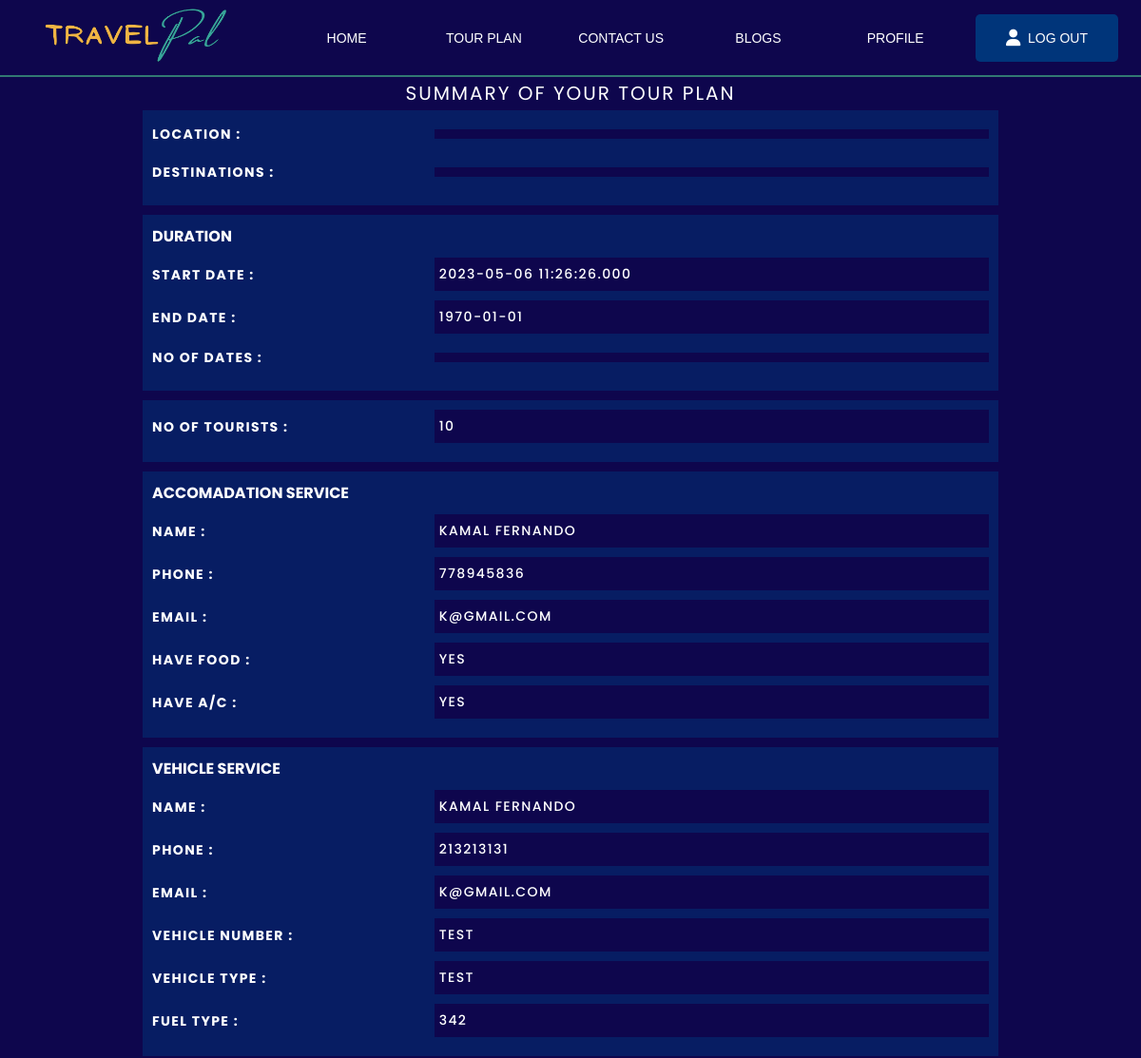
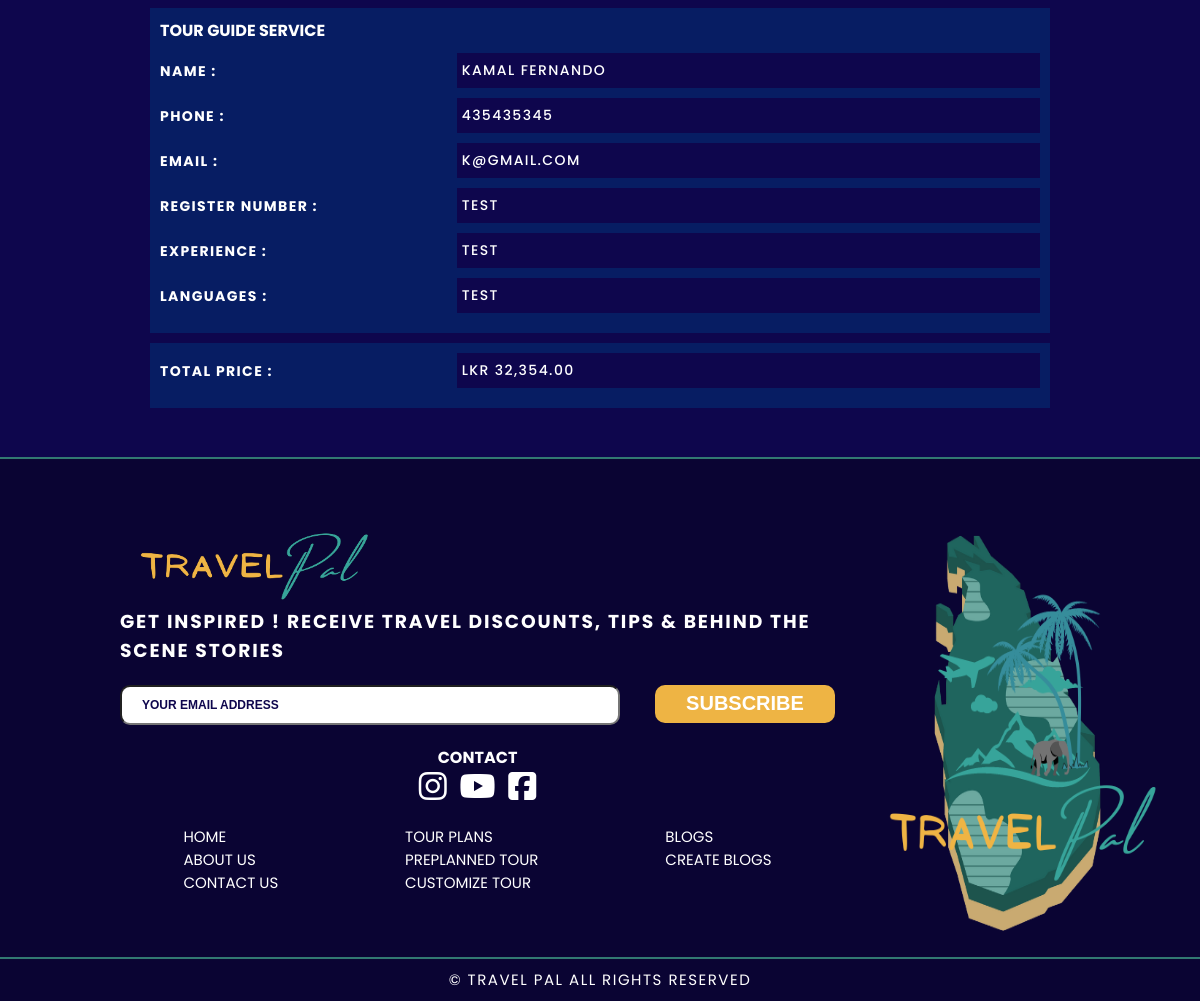
The app's page /php/TourPlanningComponent/AllTourSummary.php?common=6454cbc2785bb (signed in) with its own data (2 pictures, top to bottom).
### tables this page shows
CREATE TABLE `user_tours` (
  `user_tours_id` int(11) NOT NULL,
  `tour_id` int(11) NOT NULL DEFAULT 0,
  `start_date` datetime(3) DEFAULT NULL,
  `no_of_tourist` int(11) DEFAULT NULL,
  `accomadation_id` int(11) DEFAULT NULL,
  `vehicle_id` int(11) DEFAULT NULL,
  `guide_id` int(11) DEFAULT NULL,
  `final_price` float DEFAULT NULL,
  `created_by` int(11) DEFAULT NULL,
  `created_date` datetime(3) DEFAULT NULL,
  `isActive` tinyint(4) DEFAULT NULL,
  `status` int(11) DEFAULT NULL,
  `common_id` varchar(100) NOT NULL
);

CREATE TABLE `accomadation_service` (
  `accomadation_Id` int(11) NOT NULL,
  `provider_name` varchar(100) NOT NULL,
  `provider_nic` varchar(45) NOT NULL,
  `phone_number` int(11) NOT NULL,
  `email` varchar(45) NOT NULL,
  `service_type` varchar(45) NOT NULL,
  `image` varchar(45) DEFAULT NULL,
  `reg_number` varchar(45) DEFAULT NULL,
  `address` varchar(100) DEFAULT NULL,
  `food` tinyint(4) DEFAULT NULL,
  `a_c` tinyint(4) DEFAULT NULL,
  `price_per_room` float DEFAULT NULL,
  `status` int(11) NOT NULL,
  `service_no` varchar(45) DEFAULT NULL,
  `created_by` int(11) NOT NULL,
  `created_date` datetime(3) NOT NULL,
  `isActive` tinyint(4) NOT NULL DEFAULT 1
);

CREATE TABLE `vehicle_service` (
  `vehicle_Id` int(11) NOT NULL,
  `provider_name` varchar(100) NOT NULL,
  `provider_nic` varchar(45) NOT NULL,
  `phone_number` int(11) NOT NULL,
  `email` varchar(45) NOT NULL,
  `address` varchar(200) NOT NULL,
  `service_type` varchar(45) NOT NULL,
  `image` varchar(45) NOT NULL,
  `vehicle_num` varchar(45) DEFAULT NULL,
  `vehicle_type` varchar(45) DEFAULT NULL,
  `price_per_km` float DEFAULT NULL,
  `fuel_type` varchar(45) DEFAULT NULL,
  `status` int(11) NOT NULL DEFAULT 1,
  `service_no` varchar(45) DEFAULT NULL,
  `created_by` int(11) NOT NULL,
  `created_date` datetime(3) NOT NULL,
  `isActive` tinyint(4) NOT NULL DEFAULT 1
);

CREATE TABLE `tour_guide` (
  `guide_Id` int(11) NOT NULL,
  `provider_name` varchar(100) NOT NULL,
  `provider_nic` varchar(45) NOT NULL,
  `phone_number` int(11) NOT NULL,
  `email` varchar(45) NOT NULL,
  `address` varchar(200) NOT NULL,
  `service_type` varchar(45) NOT NULL,
  `image` varchar(45) NOT NULL,
  `reg_number` varchar(45) DEFAULT NULL,
  `experience` varchar(45) DEFAULT NULL,
  `price_per_day` float DEFAULT NULL,
  `languages` varchar(45) DEFAULT NULL,
  `status` int(11) NOT NULL DEFAULT 1,
  `service_no` varchar(45) DEFAULT NULL,
  `created_by` int(11) NOT NULL,
  `created_date` datetime(3) NOT NULL,
  `isActive` tinyint(4) NOT NULL DEFAULT 1
);

### php/TourPlanningComponent/AllTourSummary.php (the view, shortened to what this page needs)
<!DOCTYPE html>
<html lang="en">
<head>
    <link rel="stylesheet" href="../../css/preplanned.css">
    <link rel="stylesheet" href="../../css/main.css">
</head>
<body style="background-color: #0E064D;">
    <table>
        <tr VALIGN=TOP>
            <?php include '../Common/header.php'; ?>
        </tr>
        <tr VALIGN=TOP>
            <h2 class="preplanned-des">Summary of your tour plan</h2>
            <?php
            if (isset($_GET['common'])) {
                require "../DbConfig.php";
                $common_id = $_GET['common'];
                $sql = "SELECT * FROM user_tours WHERE common_id= '" . $common_id . "'";
                $result = $conn->query($sql);
                if ($result->num_rows > 0) {
                    while ($row = $result->fetch_assoc()) {
                        $plan_Id =  $row["tour_id"];
                        $sql_newPlan = "SELECT * FROM new_plan WHERE plan_Id= '" . $plan_Id . "'";
                        $result_newPlan = $conn->query($sql_newPlan);
                        $newPlan_row = $result_newPlan->fetch_assoc();
                        $serializedOptions = $newPlan_row["destination"];
                        $selectedOptions = unserialize($serializedOptions);
                        $original_date = $row['start_date'];
                        $days_to_add = $newPlan_row["no_of_day"];
                        $new_date = date('Y-m-d', strtotime($original_date . ' + ' . $days_to_add . ' days'));
                        $tour_price = $newPlan_row["price"];
                        $acc_price = 0;
                        $vehicle_price = 0;
                        $guide_price = 0;
            ?>
                        <div class="box">
                            <div class="row">
                                <div class="label">Location :</div>
                                <div class="value"><?php echo $newPlan_row['location']; ?></div>
                            </div>
                            <div class="row">
                                <div class="label">Destinations :</div>
                                <div class="value"><?php foreach ($selectedOptions as $option) {
                                                    } ?></div>
                            </div>
                        </div>
                        <div class="box" style="margin-top: 10px;">
                            <div class="title">Duration</div>
                            <div class="row">
                                <div class="label">Start Date :</div>
                                <div class="value"><?php echo $original_date; ?></div>
                            </div>
                            <div class="row">
                                <div class="label">End Date :</div>
                                <div class="value"><?php echo $new_date ?></div>
                            </div>
                            <div class="row">
                                <div class="label">No Of Dates :</div>
                                <div class="value"><?php echo $newPlan_row['no_of_day']; ?></div>
                            </div>
                        </div>
                        <div class="box" style="margin-top: 10px;">
                            <div class="row">
                                <div class="label">No Of Tourists :</div>
                                <div class="value"><?php echo $row['no_of_tourist']; ?></div>
                            </div>
                        </div>
                        <div class="box" style="margin-top: 10px;">
                            <div class="title">Accomadation Service</div>
                            <?php
                            $accomadation_Id = $row["accomadation_id"];
                            $sql_accoumadation = "SELECT * FROM accomadation_service WHERE accomadation_Id= '" . $accomadation_Id . "'";
                            $result_accoumadation = $conn->query($sql_accoumadation);
                            if($result_accoumadation->num_rows > 0){
                            $accoumadation_row = $result_accoumadation->fetch_assoc();
                            $acc_price = $accoumadation_row['price_per_room'];
                            ?>
                            <div class="row">
                                <div class="label">Name :</div>
                                <div class="value"><?php echo $accoumadation_row['provider_name']; ?></div>
                            </div>
                            <div class="row">
                                <div class="label">Phone :</div>
                                <div class="value"><?php echo $accoumadation_row['phone_number']; ?></div>
                            </div>
                            <div class="row">
                                <div class="label">Email :</div>
                                <div class="value"><?php echo $accoumadation_row['email']; ?></div>
                            </div>
                            <div class="row">
                                <div class="label">Have Food :</div>
                                <div class="value">
                                    <?php
                                    if ($accoumadation_row['food'] == 1) { ?>
                                        Yes
                                    <?php } else { ?>
                                        No
                                    <?php }
                                    ?></div>
                            </div>
                            <div class="row">
                                <div class="label">Have A/C :</div>
                                <div class="value">
                                    <?php
                                    if ($accoumadation_row['a_c'] == 1) { ?>
                                        Yes
                                    <?php } else { ?>
                                        No
                                    <?php }
                                    ?></div>
                            </div>
                            <?php }else {?>
                               <center> <div class="title">No Accomadation Service Selected</div> </center>
                                <?php }?>
                        </div>
                        <div class="box" style="margin-top: 10px;">
                            <div class="title">Vehicle Service</div>
                            <?php
                            $vehicle_Id = $row["vehicle_id"];
                            $sql_vehicle = "SELECT * FROM vehicle_service WHERE vehicle_Id= '" . $vehicle_Id . "'";
                            $result_vehicle = $conn->query($sql_vehicle);
                            if($result_vehicle->num_rows > 0){
                            $vehicle_row = $result_vehicle->fetch_assoc();
                            $vehicle_price = $vehicle_row['price_per_km'];
                            ?>
                            <div class="row">
                                <div class="label">Name :</div>
                                <div class="value"><?php echo $vehicle_row['provider_name']; ?></div>
                            </div>
                            <div class="row">
                                <div class="label">Phone :</div>
                                <div class="value"><?php echo $vehicle_row['phone_number']; ?></div>
                            </div>
                            <div class="row">
                                <div class="label">Email :</div>
                                <div class="value"><?php echo $vehicle_row['email']; ?></div>
                            </div>
                            <div class="row">
                                <div class="label">Vehicle Number :</div>
                                <div class="value"><?php echo $vehicle_row['vehicle_num']; ?></div>
                            </div>
                            <div class="row">
                                <div class="label">Vehicle Type :</div>
                                <div class="value"><?php echo $vehicle_row['vehicle_type']; ?></div>
                            </div>
                            <div class="row">
                                <div class="label">Fuel Type :</div>
                                <div class="value"><?php echo $vehicle_row['fuel_type']; ?></div>
                            </div>
                            <?php }else {?>
                               <center> <div class="title">No Vehicle Service Selected</div> </center>
                                <?php }?>
                        </div>
                        <div class="box" style="margin-top: 10px;">
                            <div class="title">Tour Guide Service</div>
                            <?php
                            $guide_Id = $row["guide_id"];
                            $sql_guide = "SELECT * FROM tour_guide WHERE guide_Id= '" . $guide_Id . "'";
                            $result_guide = $conn->query($sql_guide);
                            if($result_guide->num_rows > 0){
                            $guide_row = $result_guide->fetch_assoc();
                            $guide_price = $guide_row['price_per_day'];
                            ?>
                            <div class="row">
                                <div class="label">Name :</div>
                                <div class="value"><?php echo $guide_row['provider_name']; ?></div>
                            </div>
                            <div class="row">
                                <div class="label">Phone :</div>
                                <div class="value"><?php echo $guide_row['phone_number']; ?></div>
                            </div>
                            <div class="row">
                                <div class="label">Email :</div>
                                <div class="value"><?php echo $guide_row['email']; ?></div>
                            </div>
                            <div class="row">
                                <div class="label">Register Number :</div>
                                <div class="value"><?php echo $guide_row['reg_number']; ?></div>
                            </div>
                            <div class="row">
                                <div class="label">Experience :</div>
                                <div class="value"><?php echo $guide_row['experience']; ?></div>
                            </div>
                            <div class="row">
                                <div class="label">Languages :</div>
                                <div class="value"><?php echo $guide_row['languages']; ?></div>
                            </div>
                            <?php }else {?>
                               <center> <div class="title">No Tour Guide Service Selected</div> </center>
                                <?php }?>
                        </div>
                        <div class="box" style="margin-top: 10px;">
                            <?php
                            $price1_numeric = preg_replace("/[^0-9.]/", "", $guide_price);
                            $price2_numeric = preg_replace("/[^0-9.]/", "", $vehicle_price);
                            $price3_numeric = preg_replace("/[^0-9.]/", "", $acc_price);
                            $price4_numeric = preg_replace("/[^0-9.]/", "", $tour_price);
                            $sum = $price1_numeric + $price2_numeric + $price3_numeric + $price4_numeric;
                            ?>
                            <div class="row">
                                <div class="label">Total Price :</div>
                                <div class="value"><?php echo "LKR " . number_format($sum, 2); ?></div>
                            </div>
                        </div>
            <?php
                    }
                } else {
                    echo "No Details found.";
                }
            }
            ?>
        </tr>
    </table>
</body>
<br><br>
<?php require_once("../Common/footer.php");?>
</html>

### css/preplanned.css (style rules this page uses)
.preplanned-des { font-weight: 400; font-size: 20px; line-height: 36px; text-align: center; letter-spacing: 0.1em; color: #FFFFFF; }
.box { display: flex; flex-wrap: wrap; justify-content: space-between; padding: 10px; width: 75%; margin: 0 auto; background-color: rgba(0, 53, 122, 0.5); }
.row { display: flex; align-items: center; width: 100%; margin-bottom: 10px; }
.label { font-weight: bold; margin-right: 5px; flex: 1; font-size: 14px; line-height: 30px; letter-spacing: 0.1em; color: #FFFFFF; }
.value { margin-left: 5px; flex: 2; font-size: 14px; font-weight: 500; line-height: 25px; letter-spacing: 0.1em; color: #FFFFFF; background-color: #0E064D; padding: 5px; }
.title { font-size: 16px; font-weight: bold; color: #FFFFFF; margin-bottom: 10px; }

### css/main.css (style rules this page uses)
:root { --primarycolor: #0E064D; --secondarycolor: #EEB444; --accentcolor: #FFFFFF; --warncolor: #8A241E; }
* { margin: 0; padding: 0; box-sizing: border-box; }
body { background-color: var(--primarycolor) !important; text-transform: uppercase; color: var(--accentcolor); font-family: poppins; }

### records on screen
user_tours: start_date "2023-05-06 11:26:26.000", start_date "1970-01-01", no_of_tourist "10", accomadation.provider_name "KAMAL FERNANDO", accomadation.phone_number "778945836", accomadation.email "K@GMAIL.COM", vehicle.provider_name "KAMAL FERNANDO", vehicle.phone_number "213213131", vehicle.email "K@GMAIL.COM", vehicle.vehicle_num "TEST", vehicle.vehicle_type "TEST", vehicle.fuel_type "342", guide.provider_name "KAMAL FERNANDO", guide.phone_number "435435345", guide.email "K@GMAIL.COM", guide.reg_number "TEST", guide.experience "TEST", guide.languages "TEST", guide.price_per_room "32,354.00"
